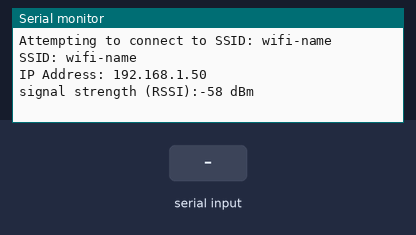
A sketch run on a simulated Arduino Uno R4 WiFi. Parts: the last lines printed to the serial monitor. The inputs (shaded band) are chosen by the test bench. WiFi joins after 1.5 s; servers stay silent unless stated.

Above: at 12.7 s.
12.8 s: "0\n" received over the second serial link
At 13.2 s:
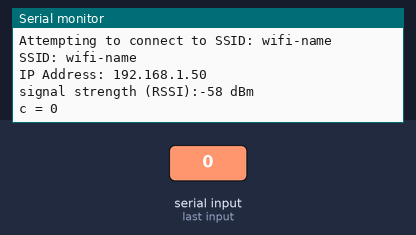
14.3 s: "1\n" received over the second serial link
At 15.5 s:
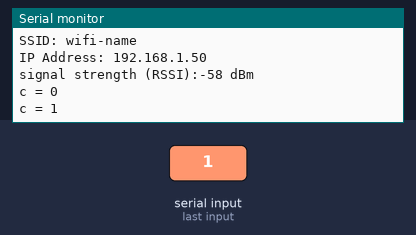

Measured:
- after the input at 12.8 s, the serial monitor: prints a new line at once (image 1)
- after the input at 14.3 s, the serial monitor: prints a new line at once (image 2)

The sketch:

webserver.ino
```cpp
#include "WiFiS3.h"
#include <SoftwareSerial.h>
#include "arduino_secrets.h"

char ssid[] = SECRET_SSID;        // your network SSID (name)
char pass[] = SECRET_PASS;    // your network password (use for WPA, or use as key for WEP)
int keyIndex = 0;                 // your network key index number (needed only for WEP)
int status = WL_IDLE_STATUS;
String spotStatus = "0"; // Default value
SoftwareSerial SoftSerial(1,9); // Rx, Tx
WiFiServer server(80);

void setup() {
  //Initialize serial and wait for port to open:
  Serial.begin(57600);
  while (!Serial) {
    ; // wait for serial port to connect. Needed for native USB port only
  }

  // check for the WiFi module:
  if (WiFi.status() == WL_NO_MODULE) {
    Serial.println("Communication with WiFi module failed!");
    // don't continue
    while (true);
  }

  String fv = WiFi.firmwareVersion();
  if (fv < WIFI_FIRMWARE_LATEST_VERSION) {
    Serial.println("Please upgrade the firmware");
  }

  // attempt to connect to WiFi network:
  while (status != WL_CONNECTED) {
    Serial.print("Attempting to connect to SSID: ");
    Serial.println(ssid);
    // Connect to WPA/WPA2 network. Change this line if using open or WEP network:
    status = WiFi.begin(ssid, pass);

    // wait 10 seconds for connection:
    delay(10000);
  }
  server.begin();
  // you're connected now, so print out the status:
  printWifiStatus();

  // set the data rate for the SoftwareSerial port
  SoftSerial.begin(115200);
  SoftSerial.println("Hello, world?");
}


void loop() {

  if (SoftSerial.available()) {
    char c = SoftSerial.read();

    if (c == '0') {
        Serial.println("c = 0");
    } else if (c == '1') {
        Serial.println("c = 1");

    }
}

  // listen for incoming clients
  WiFiClient client = server.available();
  if (client) {
    Serial.println("new client");
    // an HTTP request ends with a blank line
    boolean currentLineIsBlank = true;
    while (client.connected()) {
      if (client.available()) {
        char c = client.read();
        Serial.write(c);
        // if you've gotten to the end of the line (received a newline
        // character) and the line is blank, the HTTP request has ended,
        // so you can send a reply
        if (c == '\n' && currentLineIsBlank) {
          // send a standard HTTP response header
          client.println("HTTP/1.1 200 OK");
          client.println("Content-Type: text/html");
          client.println("Connection: close");  // the connection will be closed after completion of the response
          client.println();
          client.println("<!DOCTYPE HTML>");
          client.println("<html>");

          client.println("<h1>Train Spot Status</h1>");
          if(spotStatus == "0") {
            client.println("<div style='width:100px;height:50px;background-color:green;'></div>");
          } else {
            client.println("<div style='width:100px;height:50px;background-color:red;'></div>");
          }

          client.println("</html>");
          break;
        }
        if (c == '\n') {
          // you're starting a new line
          currentLineIsBlank = true;
        } else if (c != '\r') {
          // you've gotten a character on the current line
          currentLineIsBlank = false;
        }
      }
    }
    // give the web browser time to receive the data
    delay(1);

    // close the connection:
    client.stop();
    Serial.println("client disconnected");
  }
}


void printWifiStatus() {
  // print the SSID of the network you're attached to:
  Serial.print("SSID: ");
  Serial.println(WiFi.SSID());

  // print your board's IP address:
  IPAddress ip = WiFi.localIP();
  Serial.print("IP Address: ");
  Serial.println(ip);

  // print the received signal strength:
  long rssi = WiFi.RSSI();
  Serial.print("signal strength (RSSI):");
  Serial.print(rssi);
  Serial.println(" dBm");
}
```

arduino_secrets.h
```cpp
// Both SSID and password must be 8 characters or longer
#define SECRET_SSID "wifi-name"
#define SECRET_PASS "wifi-password"
```
